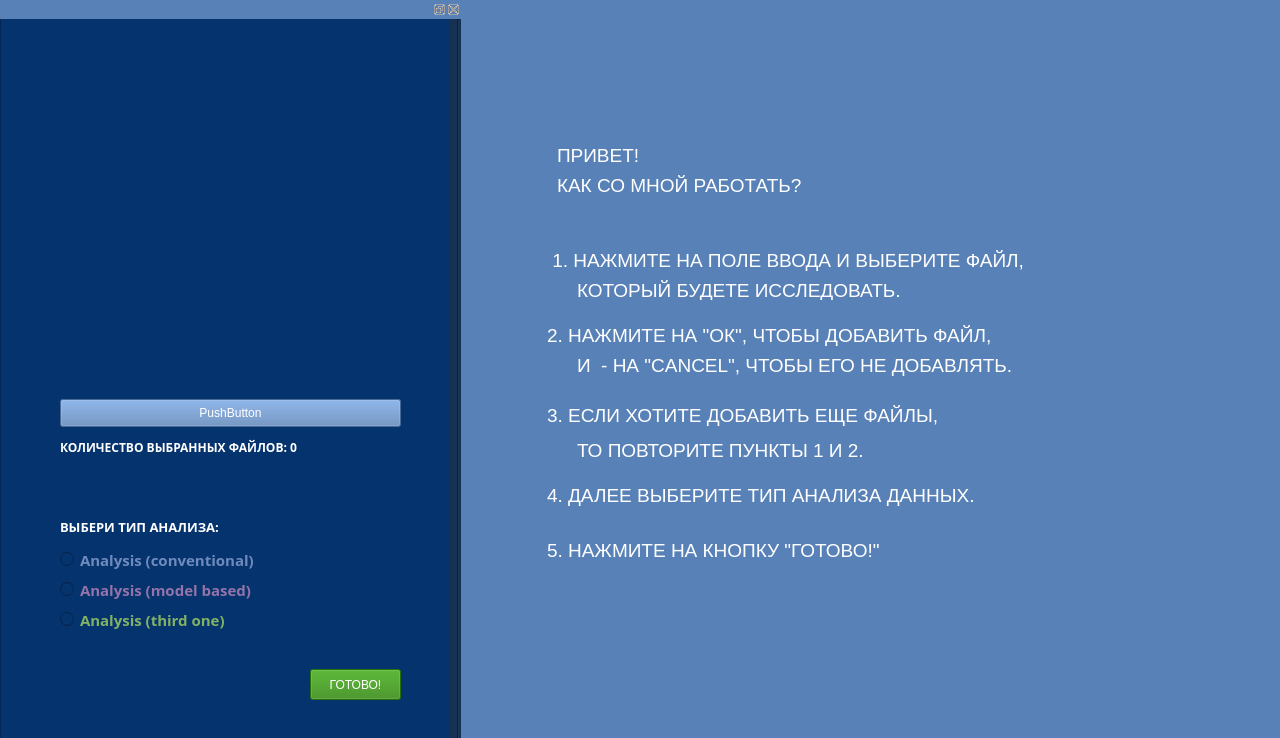
<?xml version="1.0" encoding="UTF-8"?>
<ui version="4.0">
 <class>MainWindow</class>
 <widget class="QMainWindow" name="MainWindow">
  <property name="enabled">
   <bool>false</bool>
  </property>
  <property name="geometry">
   <rect>
    <x>0</x>
    <y>0</y>
    <width>1280</width>
    <height>738</height>
   </rect>
  </property>
  <property name="minimumSize">
   <size>
    <width>1280</width>
    <height>720</height>
   </size>
  </property>
  <property name="maximumSize">
   <size>
    <width>1280</width>
    <height>738</height>
   </size>
  </property>
  <property name="windowTitle">
   <string>MainWindow</string>
  </property>
  <property name="styleSheet">
   <string notr="true">background-color: rgb(88, 129, 183);</string>
  </property>
  <widget class="QWidget" name="centralwidget">
   <widget class="QLabel" name="label_7">
    <property name="geometry">
     <rect>
      <x>90</x>
      <y>140</y>
      <width>121</width>
      <height>31</height>
     </rect>
    </property>
    <property name="font">
     <font>
      <family>MS Shell Dlg 2</family>
      <pointsize>14</pointsize>
      <weight>50</weight>
      <italic>false</italic>
      <bold>false</bold>
     </font>
    </property>
    <property name="styleSheet">
     <string notr="true">color: rgb(255, 255, 255);</string>
    </property>
    <property name="text">
     <string>ПРИВЕТ!</string>
    </property>
   </widget>
   <widget class="QLabel" name="label_6">
    <property name="geometry">
     <rect>
      <x>90</x>
      <y>170</y>
      <width>281</width>
      <height>31</height>
     </rect>
    </property>
    <property name="font">
     <font>
      <family>MS Shell Dlg 2</family>
      <pointsize>14</pointsize>
      <weight>50</weight>
      <bold>false</bold>
     </font>
    </property>
    <property name="autoFillBackground">
     <bool>false</bool>
    </property>
    <property name="styleSheet">
     <string notr="true">color: rgb(255, 255, 255);</string>
    </property>
    <property name="text">
     <string>КАК СО МНОЙ РАБОТАТЬ?</string>
    </property>
   </widget>
   <widget class="QLabel" name="label_8">
    <property name="geometry">
     <rect>
      <x>80</x>
      <y>250</y>
      <width>561</width>
      <height>21</height>
     </rect>
    </property>
    <property name="font">
     <font>
      <family>MS Shell Dlg 2</family>
      <pointsize>14</pointsize>
      <weight>50</weight>
      <bold>false</bold>
     </font>
    </property>
    <property name="styleSheet">
     <string notr="true">color: rgb(255, 255, 255);</string>
    </property>
    <property name="text">
     <string> 1. НАЖМИТЕ НА ПОЛЕ ВВОДА И ВЫБЕРИТЕ ФАЙЛ, </string>
    </property>
   </widget>
   <widget class="QLabel" name="label_9">
    <property name="geometry">
     <rect>
      <x>80</x>
      <y>320</y>
      <width>534</width>
      <height>31</height>
     </rect>
    </property>
    <property name="font">
     <font>
      <family>MS Shell Dlg 2</family>
      <pointsize>14</pointsize>
      <weight>50</weight>
      <bold>false</bold>
     </font>
    </property>
    <property name="styleSheet">
     <string notr="true">color: rgb(255, 255, 255);</string>
    </property>
    <property name="text">
     <string>2. НАЖМИТЕ НА &quot;ОК&quot;, ЧТОБЫ ДОБАВИТЬ ФАЙЛ, </string>
    </property>
   </widget>
   <widget class="QLabel" name="label_10">
    <property name="geometry">
     <rect>
      <x>80</x>
      <y>400</y>
      <width>534</width>
      <height>31</height>
     </rect>
    </property>
    <property name="font">
     <font>
      <family>MS Shell Dlg 2</family>
      <pointsize>14</pointsize>
      <weight>50</weight>
      <bold>false</bold>
     </font>
    </property>
    <property name="styleSheet">
     <string notr="true">color: rgb(255, 255, 255);</string>
    </property>
    <property name="text">
     <string>3. ЕСЛИ ХОТИТЕ ДОБАВИТЬ ЕЩЕ ФАЙЛЫ, </string>
    </property>
   </widget>
   <widget class="QLabel" name="label_11">
    <property name="geometry">
     <rect>
      <x>80</x>
      <y>480</y>
      <width>534</width>
      <height>31</height>
     </rect>
    </property>
    <property name="font">
     <font>
      <family>MS Shell Dlg 2</family>
      <pointsize>14</pointsize>
      <weight>50</weight>
      <bold>false</bold>
     </font>
    </property>
    <property name="styleSheet">
     <string notr="true">color: rgb(255, 255, 255);</string>
    </property>
    <property name="text">
     <string>4. ДАЛЕЕ ВЫБЕРИТЕ ТИП АНАЛИЗА ДАННЫХ.</string>
    </property>
   </widget>
   <widget class="QLabel" name="label_5">
    <property name="geometry">
     <rect>
      <x>80</x>
      <y>540</y>
      <width>534</width>
      <height>21</height>
     </rect>
    </property>
    <property name="font">
     <font>
      <family>MS Shell Dlg 2</family>
      <pointsize>14</pointsize>
      <weight>50</weight>
      <bold>false</bold>
     </font>
    </property>
    <property name="styleSheet">
     <string notr="true">color: rgb(255, 255, 255);</string>
    </property>
    <property name="text">
     <string>5. НАЖМИТЕ НА КНОПКУ &quot;ГОТОВО!&quot;</string>
    </property>
   </widget>
   <widget class="QLabel" name="label_4">
    <property name="geometry">
     <rect>
      <x>110</x>
      <y>280</y>
      <width>391</width>
      <height>20</height>
     </rect>
    </property>
    <property name="font">
     <font>
      <family>MS Shell Dlg 2</family>
      <pointsize>14</pointsize>
      <weight>50</weight>
      <bold>false</bold>
     </font>
    </property>
    <property name="styleSheet">
     <string notr="true">color: rgb(255, 255, 255);</string>
    </property>
    <property name="text">
     <string>КОТОРЫЙ БУДЕТЕ ИССЛЕДОВАТЬ.</string>
    </property>
   </widget>
   <widget class="QLabel" name="label_12">
    <property name="geometry">
     <rect>
      <x>110</x>
      <y>350</y>
      <width>521</width>
      <height>31</height>
     </rect>
    </property>
    <property name="font">
     <font>
      <family>MS Shell Dlg 2</family>
      <pointsize>14</pointsize>
      <weight>50</weight>
      <bold>false</bold>
     </font>
    </property>
    <property name="styleSheet">
     <string notr="true">color: rgb(255, 255, 255);</string>
    </property>
    <property name="text">
     <string>И  - НА &quot;CANCEL&quot;, ЧТОБЫ ЕГО НЕ ДОБАВЛЯТЬ.</string>
    </property>
   </widget>
   <widget class="QLabel" name="label_13">
    <property name="geometry">
     <rect>
      <x>110</x>
      <y>440</y>
      <width>441</width>
      <height>21</height>
     </rect>
    </property>
    <property name="font">
     <font>
      <family>MS Shell Dlg 2</family>
      <pointsize>14</pointsize>
      <weight>50</weight>
      <bold>false</bold>
     </font>
    </property>
    <property name="styleSheet">
     <string notr="true">color: rgb(255, 255, 255);</string>
    </property>
    <property name="text">
     <string>ТО ПОВТОРИТЕ ПУНКТЫ 1 И 2.</string>
    </property>
   </widget>
   <zorder>label_6</zorder>
   <zorder>label_8</zorder>
   <zorder>label_10</zorder>
   <zorder>label_11</zorder>
   <zorder>label_5</zorder>
   <zorder>label_7</zorder>
   <zorder>label_4</zorder>
   <zorder>label_12</zorder>
   <zorder>label_13</zorder>
   <zorder>label_9</zorder>
  </widget>
  <widget class="QDockWidget" name="dockWidget_2">
   <property name="enabled">
    <bool>false</bool>
   </property>
   <property name="sizePolicy">
    <sizepolicy hsizetype="Fixed" vsizetype="Fixed">
     <horstretch>0</horstretch>
     <verstretch>0</verstretch>
    </sizepolicy>
   </property>
   <property name="minimumSize">
    <size>
     <width>461</width>
     <height>738</height>
    </size>
   </property>
   <property name="maximumSize">
    <size>
     <width>461</width>
     <height>738</height>
    </size>
   </property>
   <property name="windowIcon">
    <iconset>
     <normaloff>../../../1.png</normaloff>../../../1.png</iconset>
   </property>
   <attribute name="dockWidgetArea">
    <number>1</number>
   </attribute>
   <widget class="QWidget" name="dockWidgetContents_2">
    <widget class="QListWidget" name="listWidget">
     <property name="geometry">
      <rect>
       <x>0</x>
       <y>-10</y>
       <width>451</width>
       <height>731</height>
      </rect>
     </property>
     <property name="styleSheet">
      <string notr="true">background-color: rgb(5, 51, 110);</string>
     </property>
    </widget>
    <widget class="Line" name="line">
     <property name="geometry">
      <rect>
       <x>450</x>
       <y>0</y>
       <width>16</width>
       <height>721</height>
      </rect>
     </property>
     <property name="styleSheet">
      <string notr="true">background-color: rgb(23, 49, 83);
color: rgb(23, 49, 83);</string>
     </property>
     <property name="orientation">
      <enum>Qt::Vertical</enum>
     </property>
    </widget>
    <widget class="QLabel" name="label">
     <property name="geometry">
      <rect>
       <x>80</x>
       <y>60</y>
       <width>301</width>
       <height>251</height>
      </rect>
     </property>
     <property name="styleSheet">
      <string notr="true">background-color: rgb(5, 51, 110);</string>
     </property>
     <property name="text">
      <string/>
     </property>
     <property name="pixmap">
      <pixmap>../../imgonline-com-ua-Resize-Pqc1dDhY21H0(1).png</pixmap>
     </property>
    </widget>
    <widget class="QLabel" name="label_2">
     <property name="geometry">
      <rect>
       <x>60</x>
       <y>420</y>
       <width>341</width>
       <height>16</height>
      </rect>
     </property>
     <property name="font">
      <font>
       <family>Open Sans</family>
       <weight>75</weight>
       <bold>true</bold>
      </font>
     </property>
     <property name="styleSheet">
      <string notr="true">color: rgb(255, 255, 255);
background-color: rgb(5, 51, 110);</string>
     </property>
     <property name="text">
      <string>КОЛИЧЕСТВО ВЫБРАННЫХ ФАЙЛОВ: 0 </string>
     </property>
    </widget>
    <widget class="QRadioButton" name="radioButton_2">
     <property name="geometry">
      <rect>
       <x>60</x>
       <y>530</y>
       <width>289</width>
       <height>21</height>
      </rect>
     </property>
     <property name="font">
      <font>
       <family>Open Sans</family>
       <pointsize>11</pointsize>
       <weight>75</weight>
       <italic>false</italic>
       <bold>true</bold>
      </font>
     </property>
     <property name="styleSheet">
      <string notr="true">color: rgb(111, 138, 188);
background-color: rgb(5, 51, 110);</string>
     </property>
     <property name="text">
      <string>Analysis (conventional)</string>
     </property>
    </widget>
    <widget class="QRadioButton" name="radioButton_3">
     <property name="geometry">
      <rect>
       <x>60</x>
       <y>560</y>
       <width>289</width>
       <height>21</height>
      </rect>
     </property>
     <property name="font">
      <font>
       <family>Open Sans</family>
       <pointsize>11</pointsize>
       <weight>75</weight>
       <bold>true</bold>
      </font>
     </property>
     <property name="styleSheet">
      <string notr="true">color: rgb(147, 115, 168);
background-color: rgb(5, 51, 110);</string>
     </property>
     <property name="text">
      <string>Analysis (model based)</string>
     </property>
    </widget>
    <widget class="QRadioButton" name="radioButton">
     <property name="geometry">
      <rect>
       <x>60</x>
       <y>590</y>
       <width>289</width>
       <height>21</height>
      </rect>
     </property>
     <property name="font">
      <font>
       <family>Open Sans</family>
       <pointsize>11</pointsize>
       <weight>75</weight>
       <bold>true</bold>
      </font>
     </property>
     <property name="styleSheet">
      <string notr="true">color: rgb(129, 177, 101);
background-color: rgb(5, 51, 110);</string>
     </property>
     <property name="text">
      <string>Analysis (third one)</string>
     </property>
    </widget>
    <widget class="QLabel" name="label_3">
     <property name="geometry">
      <rect>
       <x>60</x>
       <y>500</y>
       <width>289</width>
       <height>15</height>
      </rect>
     </property>
     <property name="font">
      <font>
       <family>Open Sans</family>
       <pointsize>10</pointsize>
       <weight>75</weight>
       <bold>true</bold>
      </font>
     </property>
     <property name="styleSheet">
      <string notr="true">color: rgb(255, 255, 255);
background-color: rgb(5, 51, 110);</string>
     </property>
     <property name="text">
      <string>ВЫБЕРИ ТИП АНАЛИЗА:</string>
     </property>
    </widget>
    <widget class="QPushButton" name="pushButton">
     <property name="geometry">
      <rect>
       <x>310</x>
       <y>650</y>
       <width>91</width>
       <height>31</height>
      </rect>
     </property>
     <property name="styleSheet">
      <string notr="true">color: rgb(255, 255, 255);
background-color: rgb(46, 136, 12);</string>
     </property>
     <property name="locale">
      <locale language="Russian" country="Russia"/>
     </property>
     <property name="text">
      <string>ГОТОВО!</string>
     </property>
    </widget>
    <widget class="QPushButton" name="pushButton_2">
     <property name="geometry">
      <rect>
       <x>60</x>
       <y>380</y>
       <width>341</width>
       <height>28</height>
      </rect>
     </property>
     <property name="styleSheet">
      <string notr="true">color: rgb(255, 255, 255);</string>
     </property>
     <property name="text">
      <string>PushButton</string>
     </property>
    </widget>
   </widget>
  </widget>
 </widget>
 <resources/>
 <connections/>
</ui>
